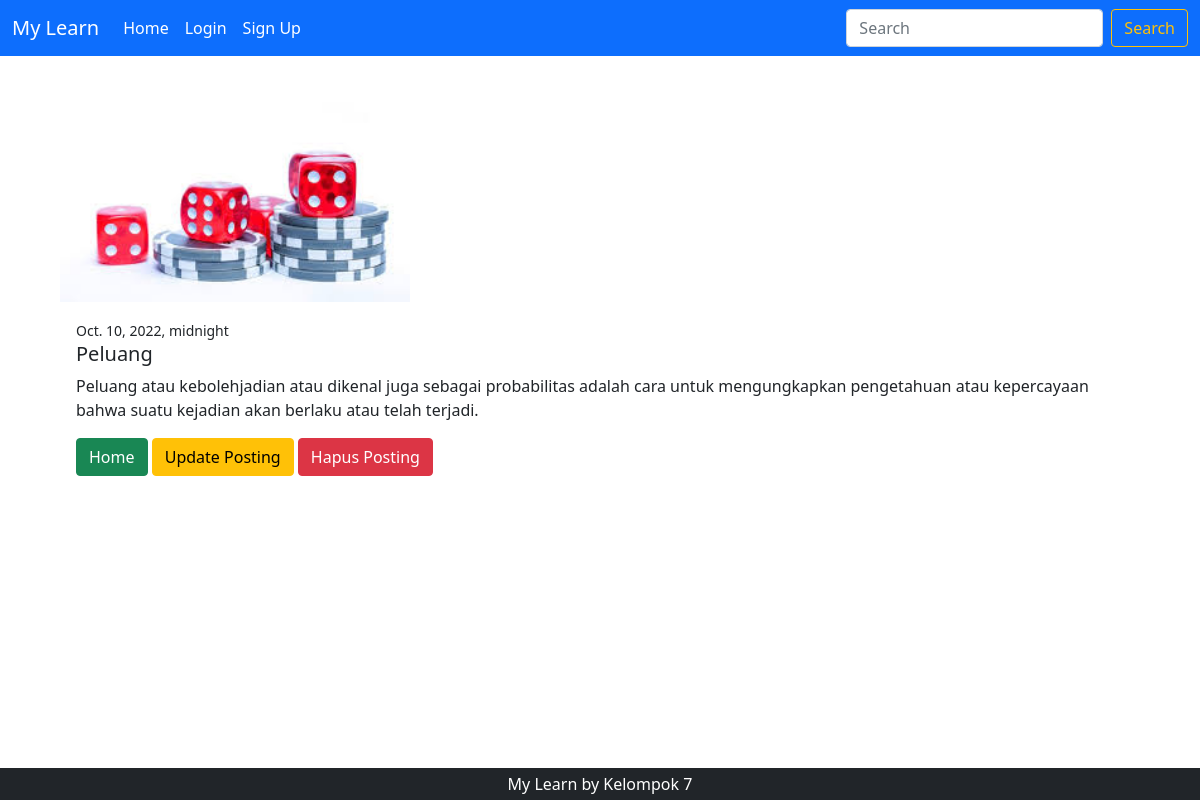
The app's page /detail/7 with its own data.
### posting/models.py (models this page shows, shortened)
class Posting(models.Model):
    judul = models.CharField(max_length=200)
    konten = models.TextField()
    image = models.ImageField(null=True, blank=True, upload_to='images')
    date = models.DateTimeField()

### posting/views.py (the view)
# urls.py: path('detail/<int:pk>', views.DetailPosting.as_view(), name='detail'),
class DetailPosting(generic.DetailView):
    model = Posting
    template_name = 'posting/detail.html'

### templates/posting/detail.html (shortened to what this page needs)
{% extends 'base.html' %}
{% block content %}
<div class="container mt-3 mb-5 justify-content-center" style="width: 69rem;">
    <img src="{{ posting.image.url }}"  style="width:350px" class="card-img-top" alt="my image">
    <div class="card-body">
        <small>{{ posting.date }}</small>
      <h5 class="card-title">{{ posting.judul }}</h5>
      <p class="card-text">{{ posting.konten }}</p>
      <a href="{% url 'index' %}" class="btn btn-success">Home</a>
      <a href="{% url 'update' object.pk %}" class="btn btn-warning">Update Posting</a>
      <a href="{% url 'delete' object.pk %}" class="btn btn-danger">Hapus Posting</a>
    </div>
  </div>
{% endblock %}

### records on screen
Posting: image (picture), date "Oct. 10, 2022, midnight", judul "Peluang", konten "Peluang atau kebolehjadian atau dikenal juga sebagai probabilitas adalah cara untuk mengungkapkan pengetahuan atau kepercayaan bahwa suatu kejadian akan berlaku atau telah terjadi."
